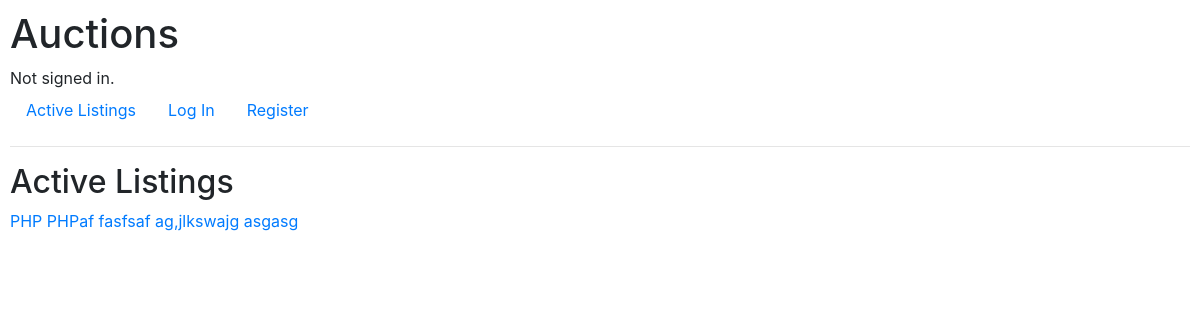
Before: / with the older database file.
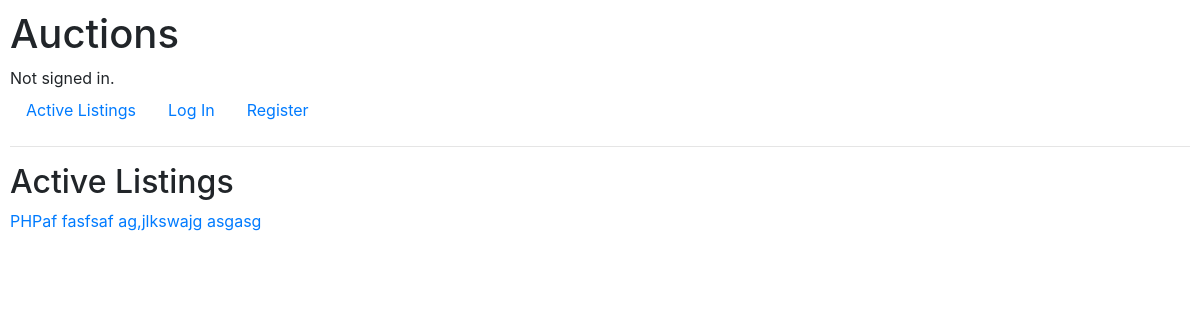
After: the same page with the newer database file.
### auctions/models.py (models this page shows)
class Listings(models.Model):
    title = models.CharField(max_length=30)
    bids = models.IntegerField()
    description = models.TextField(max_length=400)
    img_url = models.CharField(max_length=200)
    category = models.CharField(max_length=20)
    is_open = models.BooleanField(default=True)
    owner_id = models.ForeignKey(User, on_delete=models.CASCADE)

### auctions/views.py (the view)
# urls.py: path("", views.index, name="index"),
def index(request):
    active_listings = Listings.objects.all()
    return render(request, "auctions/index.html", {
        "active_listings": active_listings
    })

### auctions/templates/auctions/index.html
{% extends "auctions/layout.html" %}
{% block body %}
    <h2>Active Listings</h2>
    {% for active in active_listings %}
        <a href="{% url 'clisting' active.title %}">{{ active.title }}</a>
    {% endfor %}
{% endblock %}

### auctions/templates/auctions/layout.html (shortened to what this page needs)
{% load static %}
<!DOCTYPE html>
<html lang="en">
    <head>
        <link rel="stylesheet" href="https://stackpath.bootstrapcdn.com/bootstrap/4.4.1/css/bootstrap.min.css">
        <link href="{% static 'auctions/styles.css' %}" rel="stylesheet">
    </head>
    <body>
        <h1>Auctions</h1>
        <div>
            {% if user.is_authenticated %}
                Signed in as <strong>{{ user.username }}</strong>.
            {% else %}
                Not signed in.
            {% endif %}
        </div>
        <ul class="nav">
            <li class="nav-item">
                <a class="nav-link" href="{% url 'index' %}">Active Listings</a>
            </li>
            {% if user.is_authenticated %}
                <li class="nav-item">
                    <a class="nav-link" href="{% url 'logout' %}">Log Out</a>
                </li>
                <li class="nav-item">
                    <a class="nav-link" href="{% url 'new' %}">Create New Listing</a>
                </li>
            {% else %}
                <li class="nav-item">
                    <a class="nav-link" href="{% url 'login' %}">Log In</a>
                </li>
                <li class="nav-item">
                    <a class="nav-link" href="{% url 'register' %}">Register</a>
                </li>
            {% endif %}
        </ul>
        <hr>
        {% block body %}
        {% endblock %}
    </body>
</html>

### auctions/static/auctions/styles.css (style rules this page uses)
body { padding: 10px; }

Changed rows visible on the page:
removed Listings: title "PHP"
